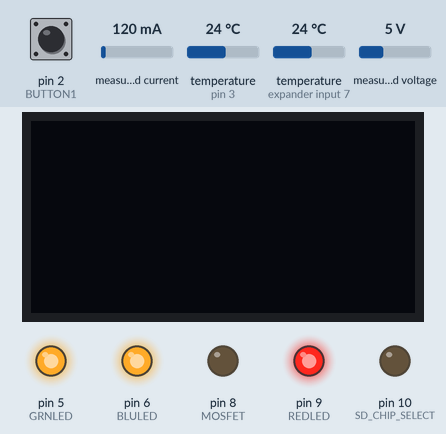
Bench run of a sketch on a simulated Arduino Uno, built with avr-gcc and run on an emulated ATmega328P. Shown: 128×64 one-colour display, output pins drawn as LEDs (lit = HIGH). Dashed ring = blinking. The inputs (shaded band) are chosen by the test bench; at power-on: pin 2 (BUTTON1) HIGH, measured current 120 mA, temperature (sensors on pin 3, expander input 7) 24 °C, measured voltage 5 V. Storage starts empty; what the sketch prints to the serial monitor is not drawn.

Above: at 1.6 s.
1.7 s: pin 2 (BUTTON1) pulled LOW for 0.15 s
At 3.7 s:
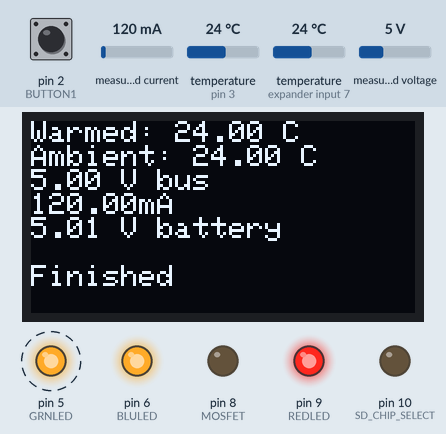
4.3 s: measured current set to 40 mA
At 5.3 s:
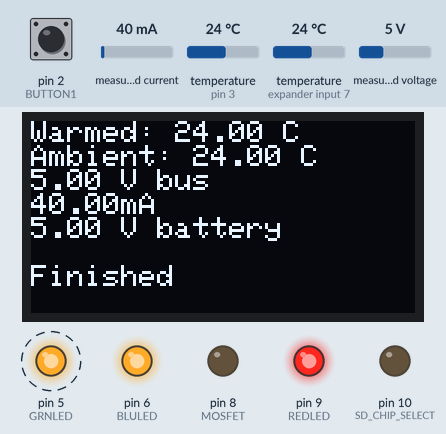
6.3 s: temperature (sensor on pin 3) set to 12 °C
At 8.0 s:
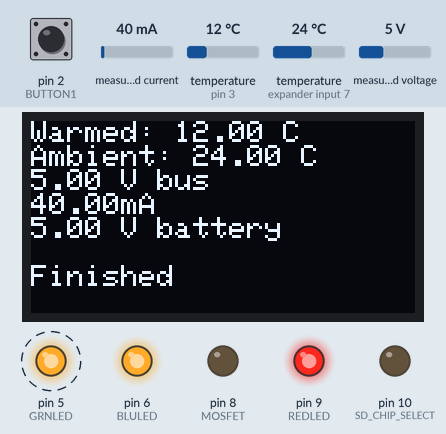
8.3 s: temperature (sensor on expander input 7) set to 12 °C
At 9.6 s:
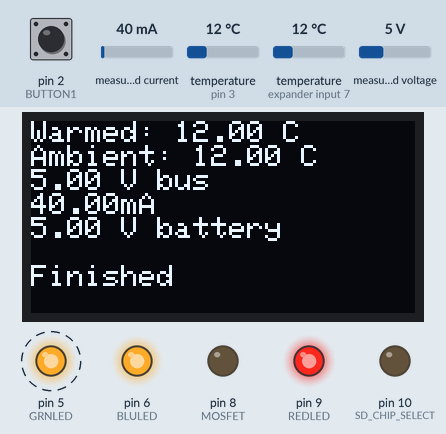
10.3 s: measured voltage set to 0.3 V
At 11.9 s:
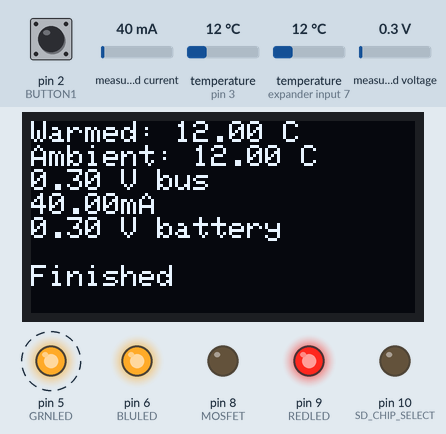
12.3 s: temperature (sensor on pin 3) set to 19 °C
Timing chart, 0 to 15.3 s (numbered marks = the images above; inputs shaded):
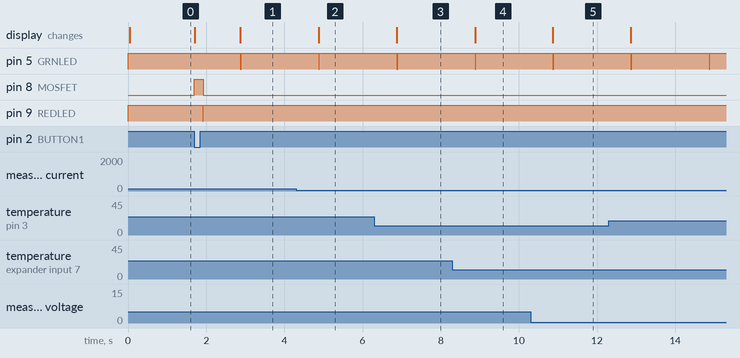

The sketch:

temp_sense_test_RevA.ino
```cpp
/* temp_sense_test_RevA.ino
	Luke Miller 2018-12

 For use with Tidepool_heater_RevA hardware board

	Use a DS18B20 temperature sensor probe to track water
	temperature as a heater heats it.

  Show data on OLED display screen.

  Save temperature data to a SD card.

  Use INA219 chip to sense battery voltage and current

	The hardware includes two OneWire DS18B20 temperature
	sensors, one for the warmed water and one for the
	ambient water. The individual sensor addresses are
	hard coded in the preamble below and would need to be
	updated to use other sensors. The data line for the
  OneWire devices is Arduino pin 3

	The heating is accomplished by a 12VDC silicone heating
	pad connected to a MOSFET attached to pin 8 of the
	Arduino.

  A tactile switch button is attached to Arduino pin 2 and
  ground.

*/

// Include the libraries we need
#include <Wire.h>
#include <SPI.h>
#include <OneWire.h>  // https://github.com/PaulStoffregen/OneWire
#include <DallasTemperature.h> // https://github.com/milesburton/Arduino-Temperature-Control-Library
#include <SdFat.h>  // https://github.com/greiman/SdFat
#include "SSD1306Ascii.h" // https://github.com/greiman/SSD1306Ascii
#include "SSD1306AsciiWire.h" // https://github.com/greiman/SSD1306Ascii
#include <INA219.h> // https://github.com/millerlp/INA219
#include <avr/wdt.h>


// Data wire is plugged into pin D3 (PD3) on the AVR
#define ONE_WIRE_BUS 3
// Define the bits of temperature precision for DS18B20
#define TEMPERATURE_PRECISION 12
// Setup a oneWire instance to communicate with any
// OneWire devices (not just Maxim/Dallas temperature ICs)
OneWire oneWire(ONE_WIRE_BUS);
// Pass our oneWire reference to Dallas Temperature.
DallasTemperature sensors(&oneWire);
// Arrays to hold OneWire device addresses
  // Assign address manually. The addresses below will need to be changed
  // to valid device addresses on your bus. Device address can be retrieved
  // by using either oneWire.search(deviceAddress) or individually via
  // sensors.getAddress(deviceAddress, index)
DeviceAddress warmedThermometer = { 0x28, 0x00, 0x39, 0xA3, 0x06, 0x0, 0x0, 0x99 };
DeviceAddress ambientThermometer = { 0x28, 0x82, 0x2C, 0xA3, 0x06, 0x0, 0x0, 0xE3 };

// Timekeeping
unsigned long myMillis = 0;
unsigned long maxHeatTime = 5 ; // time heater is allowed to run (HOURS)
unsigned long updateTime = 2; // time to update Serial monitor (seconds)
unsigned long SDupdateTime = 10; // time to write data to SD card (seconds)
unsigned long lastTime = 0; // variable to keep previous time value
unsigned long lastSDTime = 0; // variable to keep previous SD write time value
bool quitFlag = false; // Flag to quit the heating loop
// Temperature variables
float maxTempC = 37.0; // maximum temperature (C) allowed before shutting off heater
float warmWaterTempC = 0; // current heated water temperature
float ambientWaterTempC = 0; // ambient water temperature

//*************************
#define MOSFET 8  // AVR digital pin D8 (PB0) used to turn on MOSFET

//*********************************************
// Define the OLED display object
SSD1306AsciiWire oled;  // When using Wire library
#define I2C_ADDRESS 0x3C
//#define OLED_RESET 4 // Digital pin hooked to OLED reset line

//**********************
#define BUTTON1 2 // Digital pin D2 (PD2) hooked to button 1
#define REDLED 9 // Red LED
#define GRNLED 5 // Green LED
#define BLULED 6 // Blue LED

//********************************
// SD chip select pin.
const uint8_t SD_CHIP_SELECT = 10;
//*************
// Create sd card objects
SdFat sd;
SdFile logfile;  // for sd card, this is the file object to be written to
// Declare initial name for output files written to SD card
char filename[] = "Temps_00.csv";
volatile bool sdErrorFlag = false; // false = no error, true = error

//******************************
// Set up INA219 current/voltage monitor (default I2C address is 0x40)
Adafruit_INA219 ina219(0x40);
float shuntvoltage = 0; // Voltage drop across shunt resistor (0.01ohm on heater board)
float busvoltage = 0;  // Voltage at the load (heater)
float current_mA = 0;
float loadvoltage = 0;  // Estimated battery voltage (prior to the shunt resistor + load)
// Define a minimum safe voltage for the battery
// Target final voltage of 11.9V at battery (no load)
// With schottky diode, no load voltage drop is ~0.15V, and ~0.45V under load
// So a loadvoltage reading of 12.0 is ~12.4V at the battery under load
// A loadvoltage reading of 11.4 under load
// should be ~11.9 at battery with no load
float voltageMin = 11.35; // units: volts


//**********************************************************
//**********************************************************
void setup(void)
{
  pinMode(MOSFET, OUTPUT);
  digitalWrite(MOSFET, LOW);
  pinMode(BUTTON1, INPUT_PULLUP);
  pinMode(REDLED, OUTPUT);
  pinMode(GRNLED, OUTPUT);
  pinMode(BLULED, OUTPUT);
  digitalWrite(REDLED, HIGH); // for common anode LED, set high to shut off
  digitalWrite(GRNLED, HIGH);
  digitalWrite(BLULED, HIGH);
  // start serial port
  Serial.begin(57600);
  Serial.println(F("Hello"));

  // Start up the OneWire library
  sensors.begin();

  Serial.print(F("Found "));
  Serial.print(sensors.getDeviceCount(), DEC);
  Serial.println(F(" OneWire devices."));

  // Search for devices on the bus and assign based on an index. Ideally,
  // you would do this to initially discover addresses on the bus and then
  // use those addresses and manually assign them (see above) once you know
  // the devices on your bus (and assuming they don't change).
  //
  // method 1: by index
  if (!sensors.getAddress(warmedThermometer, 0)) Serial.println("Unable to find address for Device 0");
  if (!sensors.getAddress(ambientThermometer, 1)) Serial.println("Unable to find address for Device 1");

	// If you initially don't know the addresses of your OneWire units,
	// uncomment the code below and run it. The addresses (8 hex bytes)
	// of attached OneWire units will be saved into warmedThermometer and
	// ambientThermometer in the order they're found on the bus. Try searching
	// with only one unit plugged in and record the address that is output.
	// Then plug in the other unit, restart, and record the new address that
	// shows up.
	// method 2: manual search, assign found units to the inside/out
  // oneWire.reset_search();
  // if (!oneWire.search(warmedThermometer)) Serial.println("Unable to find address for insideThermometer");
  // if (!oneWire.search(ambientThermometer)) Serial.println("Unable to find address for outsideThermometer");

	// show the addresses we found on the bus
	Serial.print("Device 0 Address: ");
	printAddress(warmedThermometer);
	Serial.println();

	Serial.print("Device 1 Address: ");
	printAddress(ambientThermometer);
	Serial.println();

	// Set the temperature resolution
	sensors.setResolution(warmedThermometer, TEMPERATURE_PRECISION);
	sensors.setResolution(ambientThermometer, TEMPERATURE_PRECISION);

  // Convert maxHeatTime and updateTime to milliseconds
	maxHeatTime = maxHeatTime * 60 * 60 * 1000;
	updateTime = updateTime * 1000;
  SDupdateTime = SDupdateTime * 1000;

  // Initialize the OLED display
//  oled.reset(OLED_RESET);
//  oled.begin(&Adafruit128x32, I2C_ADDRESS); // For 128x32 OLED screen
  oled.begin(&Adafruit128x64, I2C_ADDRESS);  // For 128x64 OLED screen
  oled.setFont(Adafruit5x7);
  oled.clear();


	// Poll the temperature sensors
	sensors.requestTemperatures();
	warmWaterTempC = sensors.getTempC(warmedThermometer);
  ambientWaterTempC = sensors.getTempC(ambientThermometer);


  //**********************
  // Set up SD card
  pinMode(SD_CHIP_SELECT, OUTPUT);  // set chip select pin for SD card to output
  if (!sd.begin(SD_CHIP_SELECT, SPI_HALF_SPEED)) {
    sdErrorFlag = true;
  } else {
    sdErrorFlag = false;
//    initFileName();
  }
  //*******************************
  // Initialize the INA219.
  // By default the initialization will use the largest range (32V, 2A).  However
  // you can call a setCalibration function to change this range (see comments).
  ina219.begin();
  // To use a 32V, 32A range (lower precision on amps):
  ina219.setCalibration_32V_32A();
  //********************************
  shuntvoltage = ina219.getShuntVoltage_mV();

  loadvoltage = busvoltage + (shuntvoltage / 1000);

  Serial.println(warmWaterTempC);

  Serial.println(F("Hit start button"));


  // Wait here for button press. Heating will not start
  // until the user chooses to start. Meanwhile, output
  // current temperatures, battery voltage
  while(digitalRead(BUTTON1) != LOW) {
      if (millis() - lastTime > updateTime){
      // Update lastTime
      lastTime = millis();
      // Send the command to get all available temperatures
      sensors.requestTemperatures();
      warmWaterTempC = sensors.getTempC(warmedThermometer);
      ambientWaterTempC = sensors.getTempC(ambientThermometer);
      // Update voltage and current data
      busvoltage = ina219.getBusVoltage_V();
      current_mA = ina219.getCurrent_mA();
      shuntvoltage = ina219.getShuntVoltage_mV();
      loadvoltage = busvoltage + (shuntvoltage / 1000);
      // Update serial monitor
      printSerial();
      // Use function to print temperatures+voltage to OLED display
      PrintoledTemps();
      oled.println();
      // 4th line, show info
      oled.print(F("Hit start button "));
      if (sdErrorFlag){
        oled.print(F("No SD"));
      }
      // Pulse LED
      digitalWrite(BLULED, !digitalRead(BLULED));
    }
  }
	// Turn on heater
	digitalWrite(MOSFET, HIGH);
  digitalWrite(BLULED, HIGH); // Turn off blue LED if on
  oled.clear();
  oled.print(F("Starting..."));
  delay(200);
  digitalWrite(REDLED, LOW); // Turn on red led to show heater power is on
  wdt_enable(WDTO_4S); // Enable 4 second watchdog timer timeout
  // Set myMillis to denote start time
  myMillis = millis();
}  // end of setup loop

/////////////////////////////////////////////////////////// Main loop
void loop (void)
{
  // Start by initializing the output file
  initFileName();
  Serial.println(F("Starting heater"));

	// In the main loop, run the heater until the elapsed
	// time exceeds maxHeatTime or the battery supply voltage
	// drops below the voltageMin. After that just kill the heater.
  while ( (millis() - myMillis < maxHeatTime) & (warmWaterTempC < maxTempC) &
	(loadvoltage > voltageMin) )
  {
    // Reset the watchdog timer every time the while loop loops
    wdt_reset();
    // If a few seconds have elapsed (set by updateTime), take
    // new temperatures and update display
  		if ( (millis() - lastTime) > updateTime) {
  			// Update lastTime
  			lastTime = millis();

  			// Send the command to get all available temperatures
  			sensors.requestTemperatures();
  			// Write temperatures to the separate variables
  			warmWaterTempC = sensors.getTempC(warmedThermometer);
  			ambientWaterTempC = sensors.getTempC(ambientThermometer);
      // Update busvoltage
      busvoltage = ina219.getBusVoltage_V();
      current_mA = ina219.getCurrent_mA();
      shuntvoltage = ina219.getShuntVoltage_mV();
      loadvoltage = busvoltage + (shuntvoltage / 1000);

	// Output new info to Serial monitor
      printSerial();
      // Use function to print temperatures to OLED display
      PrintoledTemps();
      oled.println();
      // Include the elapsed heating time
      oled.print(F("Time: "));
      oled.print( (millis() - myMillis)/1000);
      oled.print(F(" Heating"));
      if (sdErrorFlag){
          oled.print(F("No SD"));
      } else {
        oled.print(F("     "));
      }
      // Check if it has been long enough to write another
      // sample to the SD card (set by lastSDTime)
      if ( (millis() - SDupdateTime) > lastSDTime) {
        lastSDTime = millis();
        writeToSD();

      }
		} // end of if (millis() - lastTime > updateTime)
   if (quitFlag){
    break; // Leave the heating loop, proceed to the infinite loop below
   }
   // Enable button1 interrupt to quit this loop when user presses button1
   attachInterrupt(0, buttonFunc, LOW);
  } // end of heating while loop

 // If the while loop above quits for any reason, kill the heater
  digitalWrite(MOSFET, LOW); // turn off heater
  digitalWrite(REDLED, HIGH); // turn off notification LED

  // Go into infinite loop, only to be quit via hardware reset
  while(1) {
    if ( (millis() - lastTime) > updateTime)
    {
      // Update lastTime
      lastTime = millis();
      // Send the command to get all available temperatures
      sensors.requestTemperatures();
      warmWaterTempC = sensors.getTempC(warmedThermometer);
      ambientWaterTempC = sensors.getTempC(ambientThermometer);
      // Update busvoltage
      busvoltage = ina219.getBusVoltage_V();
      current_mA = ina219.getCurrent_mA();
      shuntvoltage = ina219.getShuntVoltage_mV();
      loadvoltage = busvoltage + (shuntvoltage / 1000);
    // Use function to print temperatures+voltage to OLED display
      PrintoledTemps();
      oled.println();
      oled.print(F("Finished"));
      if (sdErrorFlag){
          oled.print(F("No SD"));
      } else {
         oled.print(F("     "));
      }
      // Check if it has been long enough to write another
      // sample to the SD card (set by lastSDTime)
      if ( (millis() - SDupdateTime) > lastSDTime) {
        lastSDTime = millis();
        writeToSD();

      }
      wdt_reset();
      digitalWrite(GRNLED, LOW); // flash on
      delay(20);
      digitalWrite(GRNLED, HIGH); // shut off again
    } // End of if statement
  } // End of while loop

}


//---------------printAddress--------------------------------------
// function to print a device address
void printAddress(DeviceAddress deviceAddress)
{
  for (uint8_t i = 0; i < 8; i++)
  {
    // zero pad the address if necessary
    if (deviceAddress[i] < 16) Serial.print("0");
    Serial.print(deviceAddress[i], HEX);
  }
}

//----------PrintoledTemps------------------
/* Function to print warm and ambient water
 *  temperatures, and battery voltage
 *  to the OLED display.
 *  After calling this function send another
 *  oled.println() call if you need to write
 *  a 4th line of info
 */
void PrintoledTemps(void)
{
  oled.clear();
  oled.print(F("Warmed: "));
  oled.print(warmWaterTempC);
  oled.println(F(" C"));
  oled.print(F("Ambient: "));
  oled.print(ambientWaterTempC);
  oled.print(F(" C"));
  oled.println();
  // 3rd line, show battery voltage
  oled.print(busvoltage);
  oled.println(F(" V bus"));
  oled.print(current_mA);
  oled.println(F("mA"));
  oled.print(loadvoltage);
  oled.println(F(" V battery"));
}

//-------------- initFileName --------------------------------------------------
// initFileName - a function to create a filename for the SD card
// with a 2-digit counter in the name.
// The character array 'filename' was defined as a global array
// at the top of the sketch in the form "Temps_00.csv"
void initFileName(void) {

  // Change the counter on the end of the filename
  // (digits 6+7) to increment count for files generated on
  // the same day.
  for (uint8_t i = 0; i < 100; i++) {
    filename[6] = i / 10 + '0';
    filename[7] = i % 10 + '0';

    if (!sd.exists(filename)) {
      // when sd.exists() returns false, this block
      // of code will be executed to open the file
      if (!logfile.open(filename, O_RDWR | O_CREAT | O_AT_END)) {
        // If there is an error opening the file, notify the
        // user. Otherwise, the file is open and ready for writing
        sdErrorFlag = true;
      }
      break; // Break out of the for loop when the
      // statement if(!logfile.exists())
      // is finally false (i.e. you found a new file name to use).
    } // end of if(!sd.exists())
  } // end of file-naming for loop
  //------------------------------------------------------------
  // Write 1st header line to SD file based on mission info
  logfile.println(F("Seconds,WarmedTempC,AmbientTempC,BatteryV,Current.mA"));

  logfile.close(); // Force the data to be written to the file by closing it
} // end of initFileName function


//------------- writeToSD -----------------------------------------------
// writeToSD function. This formats the available data in the
// data arrays and writes them to the SD card file in a
// comma-separated value format.
void writeToSD (void) {

  // Reopen logfile. If opening fails, notify the user
  if (!logfile.isOpen()) {
    if (!logfile.open(filename, O_RDWR | O_CREAT | O_AT_END)) {
      sdErrorFlag = true; // If there is an error
    } else {
      sdErrorFlag = false; // File opened successfully
    }
  }

  // Write elapsed seconds to first column
  logfile.print( (millis() - myMillis)/1000);
  logfile.print(F(","));
  logfile.print(warmWaterTempC);
  logfile.print(F(","));
  logfile.print(ambientWaterTempC);
  logfile.print(F(","));
  logfile.print(loadvoltage);
  logfile.print(F(","));
  logfile.print(current_mA);
  logfile.println();

  logfile.close(); // force the buffer to empty
}

//-----------printSerial--------------------
void printSerial (void)
{
      Serial.print(F("Heated: "));
      Serial.print(warmWaterTempC);
      Serial.print(F("C \t ambient: "));
      Serial.print(ambientWaterTempC);
      Serial.print(F("C\t Bus Voltage: "));
      Serial.print(busvoltage);
      Serial.print(F(" V\t Load Voltage: "));
      Serial.print(loadvoltage);
      Serial.print(F(" V\t current: "));
      Serial.print(current_mA);
      Serial.println(F("mA"));
}

//--------------- buttonFunc --------------------------------------------------
// buttonFunc
void buttonFunc(void){
  detachInterrupt(0); // Turn off the interrupt
  delay(20);
  if (digitalRead(BUTTON1) == LOW){
    quitFlag = true; // Button has been pressed for at least 20ms, quit heating loop
  }
  // Execution will now return to wherever it was interrupted, and this
  // interrupt will still be disabled.
}
```

Measured:
- after the input at 1.7 s, pin 5 (GRNLED): HIGH → LOW after 1.2 s, → HIGH 0.02 s later; pin 6 (BLULED): stays HIGH (without the input it goes to LOW after 1.2 s); pin 8 (MOSFET): LOW → HIGH at once, → LOW 0.23 s later; pin 9 (REDLED): HIGH → LOW after 0.21 s, → HIGH 0.01 s later; the display: first changes at once (image 1 shows a later state)
- after the input at 4.3 s, the display: changes after 0.58 s (image 2)
- after the input at 6.3 s, the display: changes after 0.58 s (image 3)
- after the input at 8.3 s, the display: changes after 0.58 s (image 4)
- after the input at 10.3 s, the display: changes after 0.57 s (image 5)
